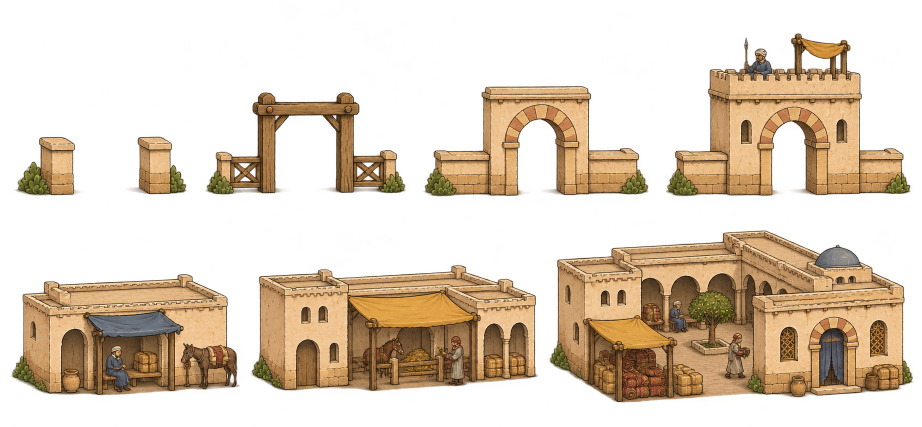
#> input picture scripts/quarter_scene_sources/kehillah_quarter_walls_funduq_mena_concept.png, 1844 x 853 px, given in place of kehillah_quarter_tier_sheet_synagogue_western.png, which was not available (shown at 1/2 size)
$ python kehillah_quarter_tier_sprite_pack.py
#> lines starting #> are read from the running program, lines starting #| are printed output that depends on the picture
"""Pack reviewed Quarter tier sheets into CK3 domicile DDS sprites and hit masks.

Run: python scripts/kehillah_quarter_tier_sprite_pack.py

The sheet art is retained unchanged. Each generated sprite is placed on a
transparent 512px canvas with a common family scale. The first Hekdesh stage
gets a modest lift so it is legible at the same scene scale as its neighbors.
"""

from pathlib import Path

import numpy as np
from PIL import Image, ImageDraw


ROOT = Path(__file__).resolve().parent.parent
SOURCES = ROOT / "scripts" / "quarter_scene_sources"
OUTPUT = ROOT / "gfx" / "interface" / "window_domiciles"
PREVIEW = ROOT / "docs" / "implementation" / "assets"
REGIONS = ("western", "mena")
FAMILIES = {
    "synagogue": 5,
    "beit_midrash": 5,
    "kahal_house": 3,
    "hekdesh": 3,
    "market_stalls": 3,
    "workshops": 3,
    "bankers_row": 3,
    "funduq": 3,
    "wall": 4,  # site 0 plus walls 1-3
}
MAX_BOUNDS = {
    "synagogue": (420, 350),
    "beit_midrash": (450, 390),
    "kahal_house": (390, 330),
    "hekdesh": (430, 335),
    "market_stalls": (450, 280),
    "workshops": (430, 335),
    "bankers_row": (380, 320),
    "funduq": (430, 335),
    "wall": (400, 300),
}
MANUAL_CUTS = {
    ("beit_midrash", "mena"): (413, 790, 1180, 1577),
    ("wall", "mena"): (395, 830, 1320),
}
SIZE = 512
# CK3 puts a slot's label near its top, then maps the full 512px sprite
# canvas into that slot. Earlier art sat on the canvas bottom, leaving a
# large empty band between labels and low-tier buildings. These margins
# lift each painted building while allowing later tiers to grow downward.
BOTTOM_MARGIN = {
    "synagogue": (35, 35, 35, 35, 35),
    "beit_midrash": (200, 180, 160, 140, 120),
    "kahal_house": (200, 170, 140),
    "hekdesh": (220, 185, 150),
    "market_stalls": (185, 175, 165),
    "workshops": (220, 185, 150),
    "bankers_row": (190, 165, 140),
    "funduq": (205, 180, 155),
    "wall": (210, 190, 165, 135),
}
MAIN_WIDTH_CORRECTION = 0.72


def visible_runs(alpha: np.ndarray, expected: int) -> list[tuple[int, int]]:
    projection = (alpha > 80).sum(axis=0)
    active = projection > 8
    starts = np.flatnonzero(active & ~np.r_[False, active[:-1]])
    ends = np.flatnonzero(active & ~np.r_[active[1:], False]) + 1
    runs = [(int(a), int(b)) for a, b in zip(starts, ends)]
    # A window or a pair of open entrance posts can form adjacent components.
    while len(runs) > expected:
        gaps = [runs[i + 1][0] - runs[i][1] for i in range(len(runs) - 1)]
        index = int(np.argmin(gaps))
        runs[index : index + 2] = [(runs[index][0], runs[index + 1][1])]
    if len(runs) != expected:
        raise ValueError(f"Expected {expected} sprite runs; found {runs}")
    return runs


def sheet_cells(family: str, region: str) -> list[Image.Image]:
    if family in ("wall", "funduq"):
        sheet = Image.open(
            SOURCES / f"kehillah_quarter_walls_funduq_{region}_concept.png"
        ).convert("RGBA")
        y0, y1 = (0, 430) if family == "wall" else (430, sheet.height)
        strip = sheet.crop((0, y0, sheet.width, y1))
    else:
        strip = Image.open(
            SOURCES / f"kehillah_quarter_tier_sheet_{family}_{region}.png"
        ).convert("RGBA")
    count = FAMILIES[family]
    cuts = MANUAL_CUTS.get((family, region))
    if cuts:
        edges = (0, *cuts, strip.width)
        cells = [strip.crop((edges[i], 0, edges[i + 1], strip.height)) for i in range(count)]
    else:
        alpha = np.asarray(strip.getchannel("A"))
        runs = visible_runs(alpha, count)
        cells = [strip.crop((max(0, a - 8), 0, min(strip.width, b + 8), strip.height)) for a, b in runs]
    cleaned = []
    for cell in cells:
        pixels = np.asarray(cell).copy()
        # Imagegen places bright red/yellow noise at alpha 1-5 around edges.
        # Remove low-alpha pixels before resizing to prevent DDS bleed.
        pixels[pixels[:, :, 3] < 24] = (0, 0, 0, 0)
        cell = Image.fromarray(pixels, "RGBA")
        bounds = cell.getchannel("A").getbbox()
        if not bounds:
            raise ValueError(f"Empty {family} {region} sheet cell")
        cleaned.append(cell.crop(bounds))
    return cleaned


# [46 lines left out: function pack, not called in this run]


def main() -> None:
    contact = Image.new("RGB", (SIZE * 5, SIZE * 9 * 2), "#c7ad82")
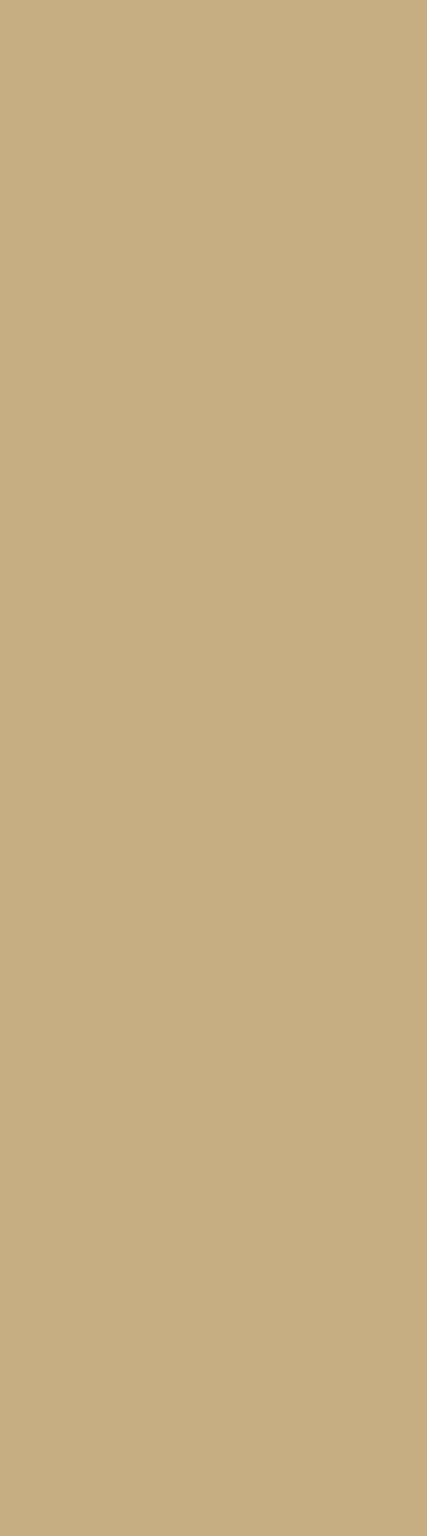
#> contact: PIL image 2560x9216 RGB (shown at 1/6 size); mean R, G, B 199, 173, 130
    draw = ImageDraw.Draw(contact)
    for row, family in enumerate(FAMILIES):
        for region_index, region in enumerate(REGIONS):
            cells = sheet_cells(family, region)
#> in sheet_cells, strip is the input picture: PIL image 1844x853 RGBA; mean R, G, B, A 76.2, 56.1, 35.7, 96.2
#> in sheet_cells, `alpha = np.asarray(strip.getchannel("A"))`:
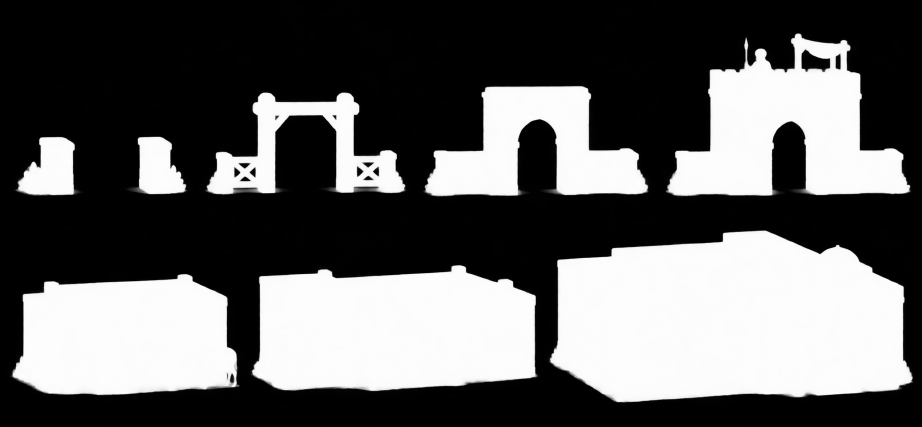
#> alpha: shape (853, 1844) (shown at 1/2 size); min 0, max 255, mean 96.2
#> in visible_runs, `projection = (alpha > 80).sum(axis=0)`: projection = 1844 values, max 641 at index 1492, min 0 at index 0, mean 327.5
#> in visible_runs, `starts = np.flatnonzero(active & ~np.r_[False, active[:-1]])`: starts = [25]
#> in visible_runs, `ends = np.flatnonzero(active & ~np.r_[active[1:], False]) + 1`: ends = [1824]
#> in visible_runs, `runs = [(int(a), int(b)) for a, b in zip(starts, ends)]`: runs = [(25, 1824)]
            packed = pack(cells, family, region)
            y = (row * 2 + region_index) * SIZE
            draw.text((8, y + 8), f"{family} / {region}", fill="black")
            for column, canvas in enumerate(packed):
                contact.paste(canvas, (column * SIZE, y), canvas)
            print(f"packed {family} {region}: {len(packed)}")
    PREVIEW.mkdir(parents=True, exist_ok=True)
    contact.resize((1280, 4608), Image.Resampling.LANCZOS).save(
        PREVIEW / "kehillah_quarter_v4_sprite_contact.png"
    )


if __name__ == "__main__":
#> (the run stopped early here; a loop or call above may not have finished)

$ run again, on scripts/quarter_scene_sources/kehillah_beit_midrash_mena_s1.png
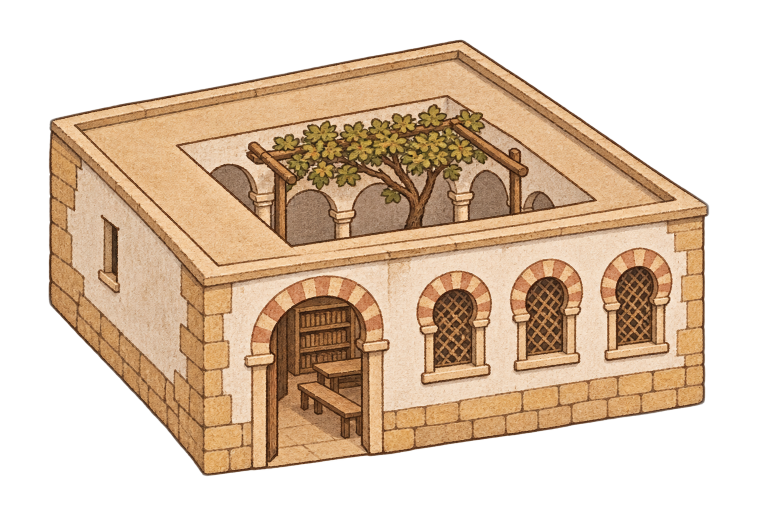
#> input picture scripts/quarter_scene_sources/kehillah_beit_midrash_mena_s1.png, 1536 x 1024 px, given in place of kehillah_quarter_tier_sheet_synagogue_western.png, which was not available (shown at 1/2 size)
#> in sheet_cells, strip is the input picture: PIL image 1536x1024 RGBA; mean R, G, B, A 108.7, 86, 63.4, 140.3
#> in sheet_cells, `alpha = np.asarray(strip.getchannel("A"))`:
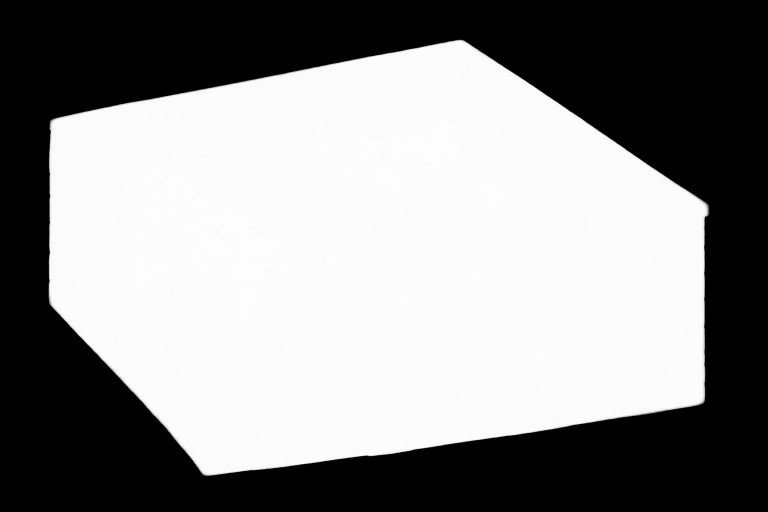
#> alpha: shape (1024, 1536) (shown at 1/2 size); min 0, max 254, mean 140.3
#> projection = 1536 values, max 806 at index 880, min 0 at index 0, mean 572.2
#> starts = [97]
#> ends = [1417]
#> runs = [(97, 1417)]

$ run again, on scripts/quarter_scene_sources/kehillah_beit_midrash_mena_s1_v3.png
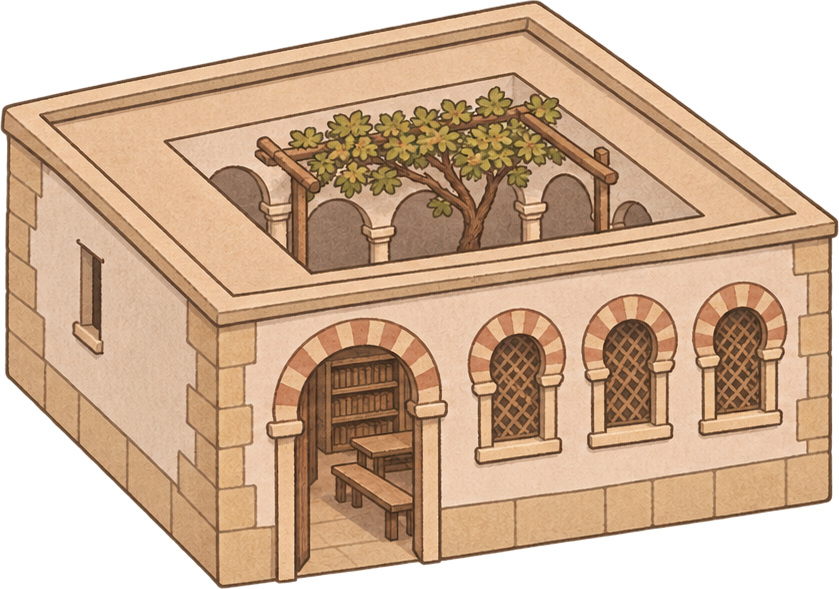
#> input picture scripts/quarter_scene_sources/kehillah_beit_midrash_mena_s1_v3.png, 839 x 589 px, given in place of kehillah_quarter_tier_sheet_synagogue_western.png, which was not available
#> in sheet_cells, strip is the input picture: PIL image 839x589 RGBA; mean R, G, B, A 151.8, 121.9, 94.7, 194.5
#> in sheet_cells, `alpha = np.asarray(strip.getchannel("A"))`:
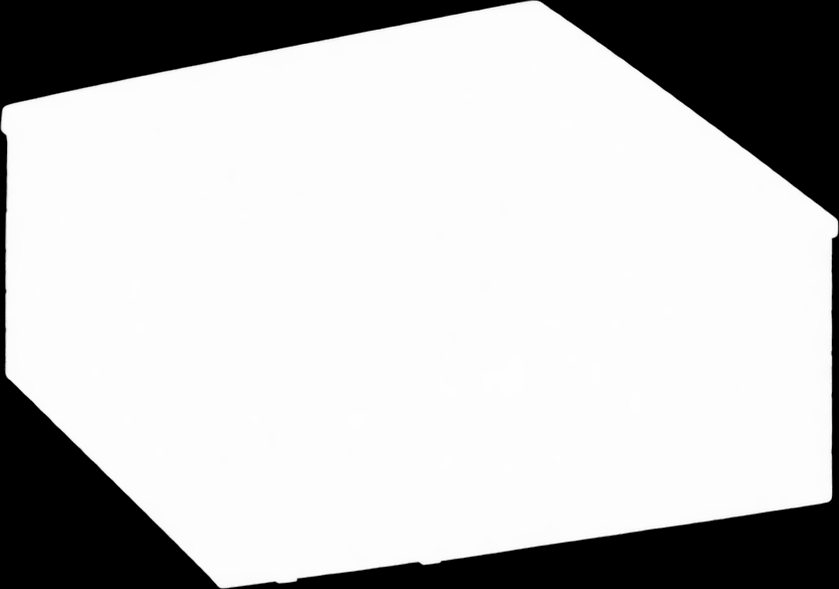
#> alpha: shape (589, 839); min 0, max 255, mean 194.5
#> projection = 839 values, max 548 at index 512, min 0 at index 0, mean 453.6
#> starts = [1]
#> ends = [838]
#> runs = [(1, 838)]
